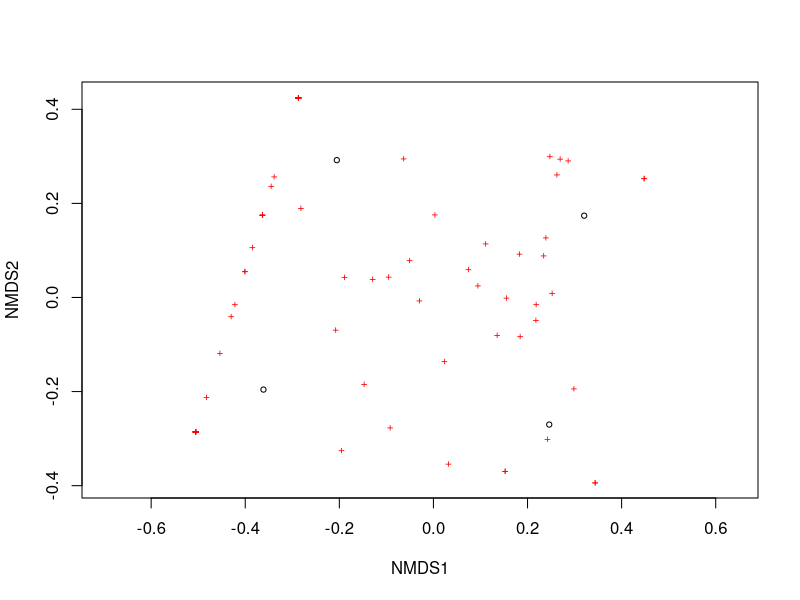
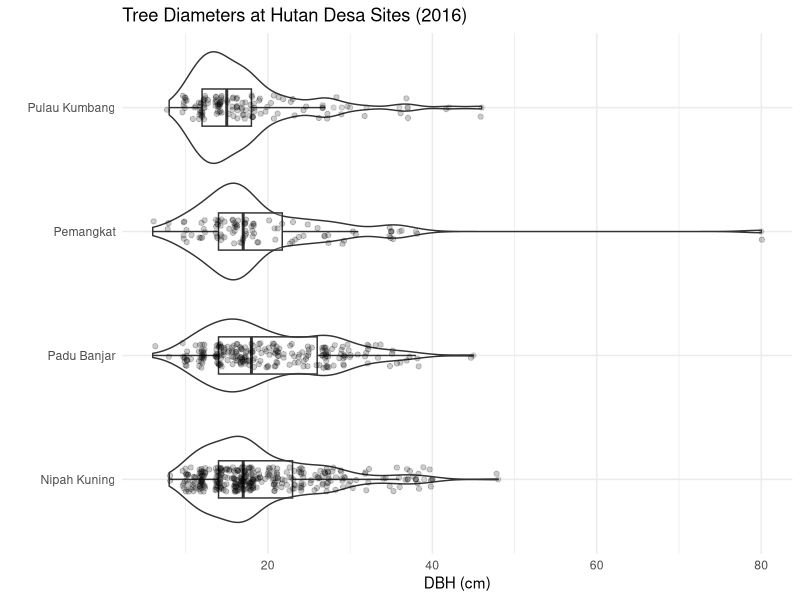
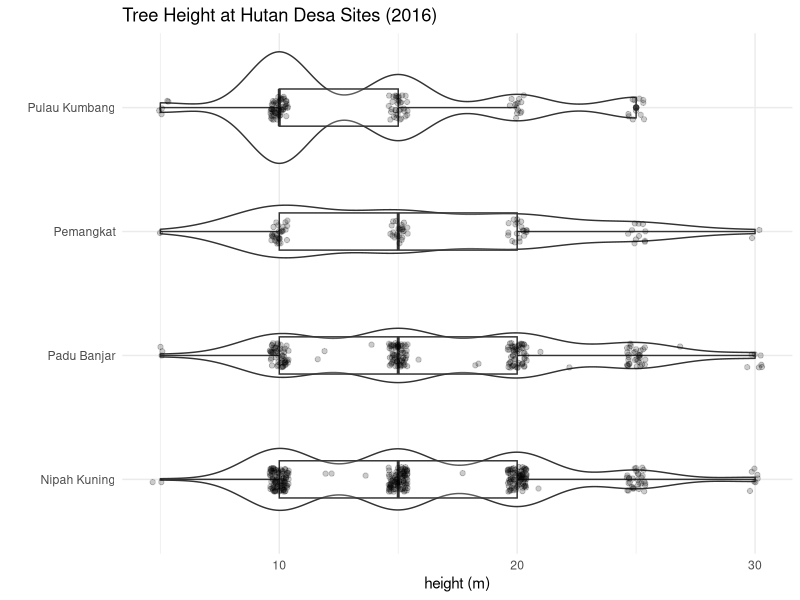

The R script that drew these images, in order:
######### vegetation indices for Hutan Desa (HD) sites ###########
setwd("~/HutanDesa_Biodiversity/data")

library(tidyverse)
library(vegan)

#reading in vegetation data from 2016 HD survey 
v <- read.csv(file = "Veg_2016.csv", header = TRUE, na.strings = c("", " "))
head(v)

#it looks like every plant except 34 was ID'd to the species level
table(is.na(v$Species))

#only one did not have an ID to the genus level
table(is.na(v$Genus))

#creating a column for Latin Binomial for rows that have both Genus and Species ID's
v$scientific.name <- ifelse(!is.na(v$Genus) & !is.na(v$Species), 
                            paste(v$Genus, v$Species, sep = " "), 
                            NA)

########################################################################################################
###### VEGETATION DIVERSITY ######

#table showing observations of species by HD site
species_table <- v %>%
  group_by(Location, scientific.name) %>%
  filter(!is.na(scientific.name)) %>%
  summarise(count = n()) %>%
  pivot_wider(names_from = Location, values_from = count, values_fill = 0) %>%
  arrange(desc(`Nipah Kuning`))

print(species_table, n = nrow(species_table))  

#similar table showing observations by genera
genus_table <- v %>%
  group_by(Location, Genus) %>%
  filter(!is.na(Genus)) %>%
  summarise(count = n()) %>%
  pivot_wider(names_from = Location, values_from = count, values_fill = 0) %>%
  arrange(desc(`Nipah Kuning`))

print(genus_table, n = nrow(genus_table))  


#comparing vegetation composition and diversity by site
# Calculate species richness by site
species_richness <- v %>%
  group_by(Location) %>%
  summarise(SpeciesRichness = length(unique(scientific.name))) %>%
  arrange(desc(SpeciesRichness))

# Calculate Shannon diversity index by site
shannon_index <- diversity(table(v$Location, v$scientific.name), index = "shannon")
shannon_index <- rownames_to_column(as.data.frame(shannon_index), var = "Location")

# Calculate Simpson diversity index by site
simpson_index <- diversity(table(v$Location, v$scientific.name), index = "simpson")
simpson_index <- rownames_to_column(as.data.frame(simpson_index), var = "Location")

#create summary table
veg_summary <- merge(species_richness, shannon_index, by = "Location")
veg_summary <- merge(veg_summary, simpson_index, by = "Location")
veg_summary


#ordination analysis
t1 <- v %>%
  group_by(Location, scientific.name) %>%
  filter(!is.na(scientific.name)) %>%
  summarise(count = n()) %>%
  pivot_wider(names_from = scientific.name, values_from = count, values_fill = 0)

MDS1 <- metaMDS(t1[,-1])
ordiplot(MDS1, type = "points")

########################################################################################################
###### STRUCTURAL DIFFERENCES ######

#I'm not sure if I'll use this data much, so just visually assessing things for now

#comparing DBH across sites - no obvious difference here, minus the one outlier in Pemangkat
ggplot(v, aes(x = DBH, y = Location)) +
  geom_violin() + 
  geom_boxplot(width=0.3, alpha=0.2) +
  geom_jitter(height = .1, alpha = 0.2) + 
  labs(title = "Tree Diameters at Hutan Desa Sites (2016)",
       x = "DBH (cm)", y = "") +
  theme_minimal()

#comparing tree height across sites
ggplot(v, aes(x = Tree.Height, y = Location)) +
  geom_violin() + 
  geom_boxplot(width=0.3, alpha=0.2) +
  geom_jitter(height = .1, alpha = 0.2) + 
  labs(title = "Tree Height at Hutan Desa Sites (2016)",
       x = "height (m)", y = "") +
  theme_minimal()
